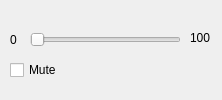
<?xml version="1.0" encoding="UTF-8"?>
<ui version="4.0">
 <class>VolumeAdjust</class>
 <widget class="QDialog" name="VolumeAdjust">
  <property name="geometry">
   <rect>
    <x>0</x>
    <y>0</y>
    <width>222</width>
    <height>100</height>
   </rect>
  </property>
  <property name="windowTitle">
   <string>Volume</string>
  </property>
  <widget class="QSlider" name="volume">
   <property name="geometry">
    <rect>
     <x>30</x>
     <y>30</y>
     <width>151</width>
     <height>20</height>
    </rect>
   </property>
   <property name="orientation">
    <enum>Qt::Horizontal</enum>
   </property>
  </widget>
  <widget class="QLabel" name="label">
   <property name="geometry">
    <rect>
     <x>10</x>
     <y>30</y>
     <width>16</width>
     <height>20</height>
    </rect>
   </property>
   <property name="text">
    <string>0</string>
   </property>
  </widget>
  <widget class="QLabel" name="label_2">
   <property name="geometry">
    <rect>
     <x>190</x>
     <y>30</y>
     <width>21</width>
     <height>16</height>
    </rect>
   </property>
   <property name="text">
    <string>100</string>
   </property>
  </widget>
  <widget class="QCheckBox" name="mute">
   <property name="geometry">
    <rect>
     <x>10</x>
     <y>60</y>
     <width>79</width>
     <height>20</height>
    </rect>
   </property>
   <property name="text">
    <string>Mute</string>
   </property>
  </widget>
 </widget>
 <resources/>
 <connections/>
</ui>
